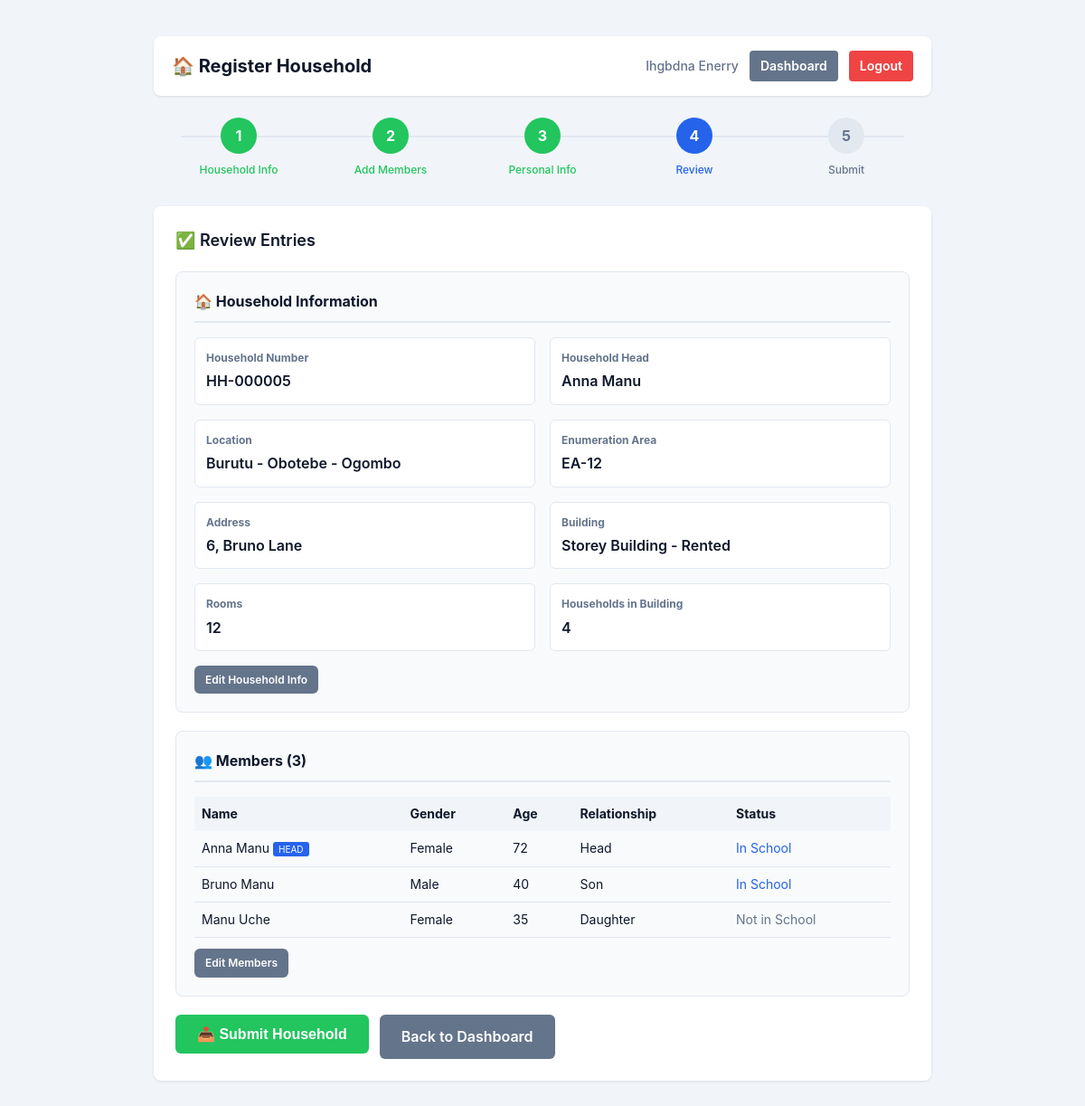
The app's page /delta-census/register_household.php?step=4&id=5 (signed in) with its own data.
### tables this page shows
CREATE TABLE `households` (
  `id` int(11) NOT NULL,
  `household_code` varchar(50) NOT NULL,
  `lga` varchar(100) NOT NULL,
  `ward` varchar(100) NOT NULL,
  `community` varchar(100) DEFAULT NULL,
  `enumeration_area` varchar(50) DEFAULT NULL,
  `head_of_household` varchar(100) NOT NULL,
  `address` text NOT NULL,
  `phone` varchar(20) DEFAULT NULL,
  `total_members` int(11) DEFAULT 0,
  `created_by` int(11) NOT NULL,
  `created_at` timestamp NOT NULL DEFAULT current_timestamp(),
  `updated_at` timestamp NULL DEFAULT NULL ON UPDATE current_timestamp(),
  `status` enum('draft','submitted','verified','rejected') DEFAULT 'draft',
  `submitted_at` timestamp NULL DEFAULT NULL,
  `verified_at` timestamp NULL DEFAULT NULL,
  `device_info` varchar(255) DEFAULT NULL,
  `ip_address` varchar(45) DEFAULT NULL,
  `supervisor_id` int(11) DEFAULT NULL,
  `household_number` varchar(20) DEFAULT NULL,
  `household_head` varchar(100) DEFAULT NULL,
  `house_number` varchar(50) DEFAULT NULL,
  `street_name` varchar(200) DEFAULT NULL,
  `landmark` varchar(200) DEFAULT NULL,
  `gps_latitude` decimal(10,8) DEFAULT NULL,
  `gps_longitude` decimal(11,8) DEFAULT NULL,
  `gps_accuracy` varchar(20) DEFAULT NULL,
  `building_type` varchar(50) DEFAULT NULL,
  `house_ownership` varchar(50) DEFAULT NULL,
  `number_of_households` int(11) DEFAULT NULL,
  `number_of_rooms` int(11) DEFAULT NULL,
  `enumerator_id` int(11) DEFAULT NULL
);

CREATE TABLE `household_members` (
  `id` int(11) NOT NULL,
  `household_id` int(11) NOT NULL,
  `surname` varchar(50) NOT NULL,
  `first_name` varchar(50) NOT NULL,
  `other_name` varchar(50) DEFAULT NULL,
  `gender` enum('Male','Female') NOT NULL,
  `date_of_birth` date NOT NULL,
  `age` int(3) DEFAULT NULL,
  `relationship` varchar(50) NOT NULL,
  `is_head` tinyint(1) NOT NULL DEFAULT 0,
  `marital_status` varchar(50) DEFAULT NULL,
  `nationality` varchar(50) NOT NULL DEFAULT 'Nigerian',
  `state_of_origin` varchar(50) NOT NULL DEFAULT '',
  `lga_of_origin` varchar(50) NOT NULL DEFAULT '',
  `state_of_birth` varchar(50) NOT NULL DEFAULT '',
  `lga_of_birth` varchar(50) NOT NULL DEFAULT '',
  `ethnicity` varchar(50) DEFAULT NULL,
  `religion` varchar(50) DEFAULT NULL,
  `language_spoken` varchar(100) DEFAULT NULL,
  `currently_in_school` enum('Yes','No') NOT NULL DEFAULT 'No',
  `highest_qualification` varchar(50) NOT NULL DEFAULT 'No Formal Education',
  `literacy_read` enum('Yes','No') NOT NULL DEFAULT 'No',
  `literacy_write` enum('Yes','No') NOT NULL DEFAULT 'No',
  `employment_status` varchar(50) NOT NULL DEFAULT 'Unemployed',
  `occupation` varchar(100) DEFAULT NULL,
  `industry` varchar(100) DEFAULT NULL,
  `place_of_work` varchar(200) DEFAULT NULL,
  `disability` enum('Yes','No') NOT NULL DEFAULT 'No',
  `disability_type` varchar(50) DEFAULT NULL,
  `health_insurance` enum('Yes','No') NOT NULL DEFAULT 'No',
  `nin` varchar(20) DEFAULT NULL,
  `phone` varchar(20) DEFAULT NULL,
  `email` varchar(100) DEFAULT NULL,
  `education_level` varchar(50) DEFAULT NULL,
  `created_at` timestamp NOT NULL DEFAULT current_timestamp(),
  `updated_at` timestamp NULL DEFAULT NULL ON UPDATE current_timestamp()
);

### delta-census/register_household.php (the view, shortened to what this page needs)
<?php
global $pdo;
$step = isset($_GET['step']) ? (int)$_GET['step'] : 1;
$householdId = isset($_GET['id']) ? (int)$_GET['id'] : null;
$household = null;
if ($householdId) {
    $stmt = $pdo->prepare("SELECT * FROM households WHERE id = ? AND enumerator_id = ?");
    $stmt->execute([$householdId, $_SESSION['user_id']]);
    $household = $stmt->fetch();
}
$members = [];
if ($householdId) {
    $stmt = $pdo->prepare("SELECT * FROM household_members WHERE household_id = ? ORDER BY is_head DESC, id ASC");
    $stmt->execute([$householdId]);
    $members = $stmt->fetchAll();
}
?>
<!DOCTYPE html>
<html lang="en">
<head>
    <link rel="stylesheet" href="css/style.css">
</head>
<body>
    <div class="app-container">
        <nav class="mobile-nav">
            <div class="nav-header">
                <h2 style="font-size: 20px;">🏠 Register Household</h2>
                <div class="user-menu">
                    <span class="user-name" style="font-weight: 500;"><?php echo htmlspecialchars($_SESSION['full_name'] ?? 'Enumerator'); ?></span>
                    <a href="enumerator_dashboard.php" class="btn btn-sm btn-secondary" style="padding: 6px 12px; background: #64748b; color: white; border-radius: 4px; text-decoration: none; font-size: 14px;">Dashboard</a>
                    <a href="logout.php" class="btn btn-sm btn-danger" style="padding: 6px 12px; background: #ef4444; color: white; border-radius: 4px; text-decoration: none; font-size: 14px;">Logout</a>
                </div>
            </div>
        </nav>
        <div class="progress-steps">
            <div class="step-item <?php echo $step >= 1 ? 'active' : ''; ?> <?php echo $step > 1 ? 'completed' : ''; ?>">
                <div class="step-number">1</div>
                <div class="step-label">Household Info</div>
            </div>
            <div class="step-item <?php echo $step >= 2 ? 'active' : ''; ?> <?php echo $step > 2 ? 'completed' : ''; ?>">
                <div class="step-number">2</div>
                <div class="step-label">Add Members</div>
            </div>
            <div class="step-item <?php echo $step >= 3 ? 'active' : ''; ?> <?php echo $step > 3 ? 'completed' : ''; ?>">
                <div class="step-number">3</div>
                <div class="step-label">Personal Info</div>
            </div>
            <div class="step-item <?php echo $step >= 4 ? 'active' : ''; ?> <?php echo $step > 4 ? 'completed' : ''; ?>">
                <div class="step-number">4</div>
                <div class="step-label">Review</div>
            </div>
            <div class="step-item <?php echo $step >= 5 ? 'active' : ''; ?> <?php echo $step > 5 ? 'completed' : ''; ?>">
                <div class="step-number">5</div>
                <div class="step-label">Submit</div>
            </div>
        </div>
        <?php if ($step == 4 && $householdId): ?>
        <div class="dashboard-card">
            <h3 style="margin-bottom: 20px;">✅ Review Entries</h3>
            <?php if ($household): ?>
            <div class="form-section">
                <h4>🏠 Household Information</h4>
                <div class="summary-grid">
                    <div class="summary-item">
                        <strong>Household Number</strong>
                        <span><?php echo htmlspecialchars($household['household_code'] ?? $household['household_number'] ?? 'N/A'); ?></span>
                    </div>
                    <div class="summary-item">
                        <strong>Household Head</strong>
                        <span><?php echo htmlspecialchars($household['head_of_household'] ?? $household['household_head'] ?? 'N/A'); ?></span>
                    </div>
                    <div class="summary-item">
                        <strong>Location</strong>
                        <span><?php echo htmlspecialchars($household['lga'] . ' - ' . $household['ward'] . ' - ' . $household['community']); ?></span>
                    </div>
                    <div class="summary-item">
                        <strong>Enumeration Area</strong>
                        <span><?php echo htmlspecialchars($household['enumeration_area']); ?></span>
                    </div>
                    <div class="summary-item">
                        <strong>Address</strong>
                        <span><?php echo htmlspecialchars(($household['house_number'] ?? '') . ', ' . $household['street_name']); ?></span>
                    </div>
                    <div class="summary-item">
                        <strong>Building</strong>
                        <span><?php echo htmlspecialchars($household['building_type'] . ' - ' . $household['house_ownership']); ?></span>
                    </div>
                    <div class="summary-item">
                        <strong>Rooms</strong>
                        <span><?php echo $household['number_of_rooms']; ?></span>
                    </div>
                    <div class="summary-item">
                        <strong>Households in Building</strong>
                        <span><?php echo $household['number_of_households']; ?></span>
                    </div>
                </div>
                <a href="register_household.php?step=1&id=<?php echo $householdId; ?>" class="btn btn-sm btn-secondary">Edit Household Info</a>
            </div>
            <div class="form-section">
                <h4>👥 Members (<?php echo count($members); ?>)</h4>
                <?php if (count($members) > 0): ?>
                    <div style="overflow-x: auto;">
                        <table style="width: 100%; border-collapse: collapse; font-size: 14px;">
                            <thead>
                                <tr style="background: #f1f5f9;">
                                    <th style="padding: 8px; text-align: left;">Name</th>
                                    <th style="padding: 8px; text-align: left;">Gender</th>
                                    <th style="padding: 8px; text-align: left;">Age</th>
                                    <th style="padding: 8px; text-align: left;">Relationship</th>
                                    <th style="padding: 8px; text-align: left;">Status</th>
                                </tr>
                            </thead>
                            <tbody>
                                <?php foreach ($members as $member): ?>
                                <tr>
                                    <td style="padding: 8px; border-bottom: 1px solid #e2e8f0;">
                                        <?php echo htmlspecialchars($member['surname'] . ' ' . $member['first_name']); ?>
                                        <?php if ($member['is_head']): ?> <span style="background: #2563eb; color: white; padding: 2px 6px; border-radius: 3px; font-size: 10px;">HEAD</span> <?php endif; ?>
                                    </td>
                                    <td style="padding: 8px; border-bottom: 1px solid #e2e8f0;"><?php echo $member['gender']; ?></td>
                                    <td style="padding: 8px; border-bottom: 1px solid #e2e8f0;"><?php echo $member['age']; ?></td>
                                    <td style="padding: 8px; border-bottom: 1px solid #e2e8f0;"><?php echo $member['relationship']; ?></td>
                                    <td style="padding: 8px; border-bottom: 1px solid #e2e8f0;">
                                        <?php if ($member['currently_in_school'] == 'Yes'): ?>
                                            <span style="color: #2563eb;">In School</span>
                                        <?php else: ?>
                                            <span style="color: #64748b;">Not in School</span>
                                        <?php endif; ?>
                                    </td>
                                </tr>
                                <?php endforeach; ?>
                            </tbody>
                        </table>
                    </div>
                    <a href="register_household.php?step=2&id=<?php echo $householdId; ?>" class="btn btn-sm btn-secondary" style="margin-top: 12px;">Edit Members</a>
                <?php else: ?>
                    <p style="color: #ef4444;">⚠️ No members added yet. Please add at least one member.</p>
                <?php endif; ?>
            </div>
            <div class="btn-group">
                <?php if (count($members) > 0): ?>
                    <form method="POST" action="" style="display: inline;">
                        <button type="submit" class="btn btn-success" onclick="return confirm('Submit this household for verification?')">📤 Submit Household</button>
                    </form>
                <?php else: ?>
                    <button class="btn btn-secondary" disabled>Add at least one member to submit</button>
                <?php endif; ?>
                <a href="enumerator_dashboard.php" class="btn btn-secondary">Back to Dashboard</a>
            </div>
            <?php endif; ?>
        </div>
        <?php endif; ?>
    </div>
</body>
</html>

### delta-census/css/style.css (style rules this page uses)
* { margin: 0; padding: 0; box-sizing: border-box; }
:root { --primary: #2563eb; --primary-dark: #1d4ed8; --secondary: #64748b; --success: #22c55e; --danger: #ef4444; --warning: #f59e0b; --background: #f1f5f9; --card: #ffffff; --text: #0f172a; --text-secondary: #64748b; --shadow: 0 4px 6px -1px rgba(0, 0, 0, 0.1), 0 2px 4px -1px rgba(0, 0, 0, 0.06); --radius: 12px; --transition: all 0.3s ease; --chart-blue: #2563eb; --chart-green: #22c55e; --chart-red: #ef4444; --chart-yellow: #f59e0b; --chart-purple: #8b5cf6; --chart-pink: #ec4899; --chart-indigo: #6366f1; --chart-cyan: #06b6d4; --chart-orange: #f97316; --chart-teal: #14b8a6; }
body { font-family: -apple-system, BlinkMacSystemFont, 'Segoe UI', Roboto, 'Helvetica Neue', Arial, sans-serif; background: var(--background); color: var(--text); line-height: 1.6; min-height: 100vh; padding: 20px; }
.btn { display: inline-block; padding: 12px 24px; font-size: 16px; font-weight: 600; border: none; border-radius: 8px; cursor: pointer; transition: var(--transition); text-align: center; text-decoration: none; -webkit-tap-highlight-color: transparent; }
.btn-secondary { background: var(--secondary); color: white; }
.btn-danger { background: var(--danger); color: white; }
.btn-success { background: var(--success); color: white; }
.btn-sm { padding: 6px 12px; font-size: 14px; }
.app-container { max-width: 1200px; margin: 0 auto; }
.mobile-nav { background: var(--card); border-radius: var(--radius); padding: 16px 20px; margin-bottom: 24px; box-shadow: var(--shadow); }
.nav-header { display: flex; justify-content: space-between; align-items: center; flex-wrap: wrap; gap: 12px; }
.nav-header h2 { font-size: 20px; font-weight: 700; }
.user-menu { display: flex; align-items: center; gap: 12px; }
.user-name { font-size: 14px; font-weight: 500; color: var(--text-secondary); }
.dashboard-card { background: var(--card); border-radius: var(--radius); box-shadow: var(--shadow); padding: 20px; }
.dashboard-card h3 { font-size: 18px; font-weight: 600; margin-bottom: 16px; }
.form-section { margin-bottom: 24px; padding: 16px; background: #f8fafc; border-radius: 8px; }
.form-section h4 { margin-bottom: 16px; color: var(--text-secondary); font-size: 16px; }

### records on screen
households: household_code "HH-000005", head_of_household "Anna Manu", lga+ward+community "Burutu - Obotebe - Ogombo", enumeration_area "EA-12", house_number+street_name "6, Bruno Lane", building_type+house_ownership "Storey Building - Rented", number_of_rooms "12", number_of_households "4"
household_members: surname+first_name "Anna Manu", is_head "HEAD", gender "Female", age "72", relationship "Head", currently_in_school "In School"
household_members: surname+first_name "Bruno Manu", gender "Male", age "40", relationship "Son", currently_in_school "In School"
household_members: surname+first_name "Manu Uche", gender "Female", age "35", relationship "Daughter", currently_in_school "Not in School"

### other values on screen
$_SESSION['full_name'] "Ihgbdna Enerry"
count($members) "3"
